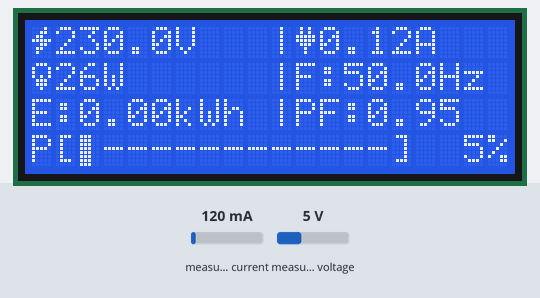
Recording of a sketch running on a simulated ESP32. On the bench: 20×4 character LCD. The inputs (shaded band) are chosen by the test bench; at power-on: measured current 120 mA, measured voltage 5 V. WiFi joins after 1.5 s; servers stay silent unless stated; uploads are accepted with an empty reply; what the sketch prints to the serial monitor is not drawn.

Above: at 4.3 s.
4.4 s: measured current set to 40 mA
At 5.1 s:
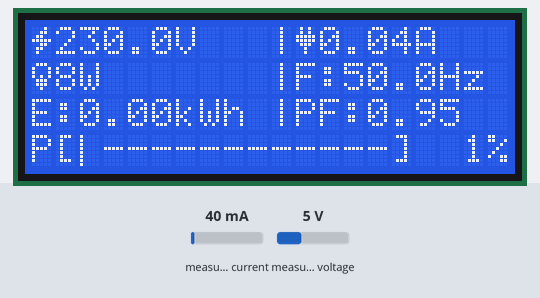
6.3 s: measured current set to 500 mA
At 7.7 s:
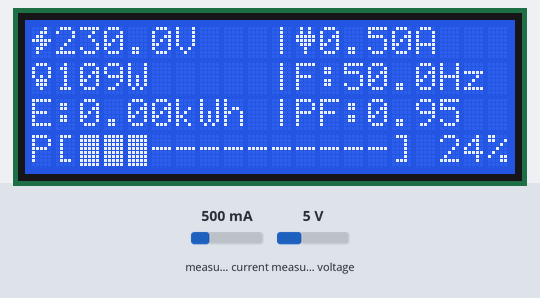
8.4 s: measured voltage set to 11.2 V
At 10.1 s:
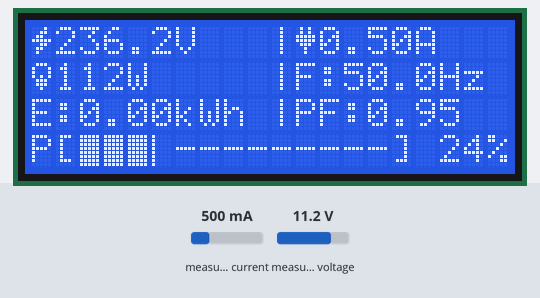
10.4 s: measured current set to 1000 mA
At 11.4 s:
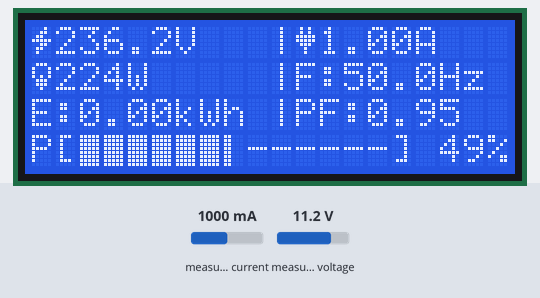
12.5 s: measured voltage set to 0.3 V
At 14.0 s:
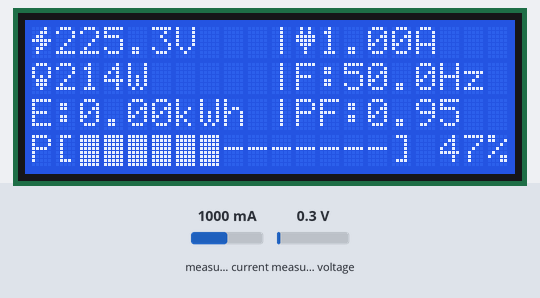
14.7 s: measured voltage set to 3.8 V
At 16.6 s:
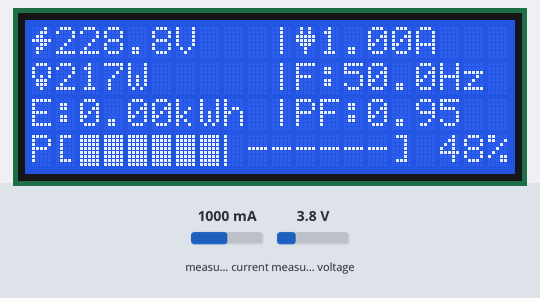
Timing chart, 0 to 17.9 s (numbered marks = the images above; inputs shaded):
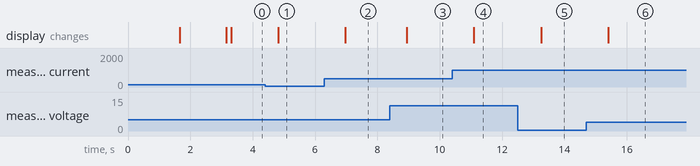

The sketch:

PZEM-Program.ino
```cpp
#include <Wire.h>
#include <LiquidCrystal_I2C.h>
#include <PZEM004Tv30.h>
#include <WiFi.h>
#include <HTTPClient.h>
#include <ArduinoJson.h>

// --- KONFIGURASI WIFI & API ---
const char* ssid = "TierKun_IoT";
const char* password = "Tier010707";
const char* serverUrl = "http://192.168.100.149:2055/api/device/pzem/data"; // Ganti dengan URL API Anda
const char* deviceId = ""; // UUID Device Anda

// --- KONFIGURASI PIN & SENSOR ---
#define PZEM_RX_PIN 16
#define PZEM_TX_PIN 17
PZEM004Tv30 pzem(Serial2, PZEM_RX_PIN, PZEM_TX_PIN);
LiquidCrystal_I2C lcd(0x27, 20, 4);

// --- DEFINISI CUSTOM CHARACTER (Limit 8) ---
byte iconVolt[8]   = {B00010, B00110, B01100, B11111, B00110, B01100, B01000, B00000};
byte iconAmp[8]    = {B01010, B01010, B11111, B11111, B01110, B00100, B00100, B00000};
byte iconWatt[8]   = {B01110, B10001, B10001, B10101, B01110, B01110, B00100, B00000};

// Sub-pixel Progress Bar (Irisan vertikal 1-4)
byte bar1[8] = {B10000, B10000, B10000, B10000, B10000, B10000, B10000, B10000};
byte bar2[8] = {B11000, B11000, B11000, B11000, B11000, B11000, B11000, B11000};
byte bar3[8] = {B11100, B11100, B11100, B11100, B11100, B11100, B11100, B11100};
byte bar4[8] = {B11110, B11110, B11110, B11110, B11110, B11110, B11110, B11110};

unsigned long lastSendTime = 0;
const unsigned long sendInterval = 2000; // Kirim data tiap 5 detik

void setup() {
  Serial.begin(115200);
  lcd.init();
  lcd.backlight();

  // Daftarkan Karakter (Max 8 slot: 0-7)
  lcd.createChar(0, iconVolt);
  lcd.createChar(1, iconAmp);
  lcd.createChar(2, iconWatt);
  lcd.createChar(3, bar1);
  lcd.createChar(4, bar2);
  lcd.createChar(5, bar3);
  lcd.createChar(6, bar4);
  // Slot 7 kosong atau bisa untuk ikon lain, Blok penuh pakai 255 bawaan LCD

  lcd.setCursor(0, 0); lcd.print("Connecting WiFi...");
  WiFi.begin(ssid, password);
  while (WiFi.status() != WL_CONNECTED) {
    delay(500);
    Serial.print(".");
  }

  lcd.clear();
  lcd.setCursor(0, 1); lcd.print("   SYSTEM READY   ");
  delay(1500);
  lcd.clear();
}

void printAt(int col, int row, String text, int width) {
  lcd.setCursor(col, row);
  lcd.print(text);
  for(int i = text.length(); i < width; i++) {
    lcd.print(" ");
  }
}

// Fungsi Progress Bar Detail (Per 2% untuk 10 bar/50 step)
void drawDetailedBar(int row, int colStart, int totalWidth, float percentage) {
  lcd.setCursor(colStart, row);
  lcd.print("[");

  int totalPixels = totalWidth * 5;
  int pixelsToDraw = (percentage / 100.0) * totalPixels;

  for (int i = 0; i < totalWidth; i++) {
    int currentBlockPixels = pixelsToDraw - (i * 5);

    if (currentBlockPixels >= 5) {
      lcd.write(255); // Blok Penuh
    } else if (currentBlockPixels == 4) {
      lcd.write(6);   // 4 baris pixel
    } else if (currentBlockPixels == 3) {
      lcd.write(5);   // 3 baris pixel
    } else if (currentBlockPixels == 2) {
      lcd.write(4);   // 2 baris pixel
    } else if (currentBlockPixels == 1) {
      lcd.write(3);   // 1 baris pixel
    } else {
      lcd.print("-"); // Area kosong
    }
  }
  lcd.print("]");
}

// --- OFFLINE QUEUE SYSTEM FOR PZEM TELEMETRY ---
struct PzemDataRecord {
  float v;
  float a;
  float p;
  float e;
  float f;
  float pf;
};

#define MAX_OFFLINE_BUFFER 60 // Kapasitas antrean simpan offline (hingga 60 record)
PzemDataRecord offlineBuffer[MAX_OFFLINE_BUFFER];
int offlineBufferHead = 0;
int offlineBufferTail = 0;
int offlineBufferCount = 0;

void enqueueOfflineData(float v, float a, float p, float e, float f, float pf) {
  if (offlineBufferCount < MAX_OFFLINE_BUFFER) {
    offlineBuffer[offlineBufferTail] = {v, a, p, e, f, pf};
    offlineBufferTail = (offlineBufferTail + 1) % MAX_OFFLINE_BUFFER;
    offlineBufferCount++;
    Serial.printf("[OFFLINE QUEUE] Server tidak terjangkau. Data disimpan di buffer ESP32 (%d/%d)\n", offlineBufferCount, MAX_OFFLINE_BUFFER);
  } else {
    // Buffer penuh -> menimpa data paling lama
    offlineBuffer[offlineBufferTail] = {v, a, p, e, f, pf};
    offlineBufferHead = (offlineBufferHead + 1) % MAX_OFFLINE_BUFFER;
    offlineBufferTail = (offlineBufferTail + 1) % MAX_OFFLINE_BUFFER;
    Serial.println("[OFFLINE QUEUE] Buffer penuh! Menimpa data terlama.");
  }
}

bool sendSingleRecord(float v, float a, float p, float e, float f, float pf) {
  if (WiFi.status() != WL_CONNECTED) return false;

  HTTPClient http;
  http.begin(serverUrl);
  http.addHeader("Content-Type", "application/json");
  http.setTimeout(2000); // 2 detik timeout

  StaticJsonDocument<256> doc;
  doc["deviceId"] = deviceId;
  doc["voltage"]  = v;
  doc["current"]  = a;
  doc["power"]    = p;
  doc["energy"]   = e;
  doc["frequency"] = f;
  doc["pf"]       = pf;

  String jsonStr;
  serializeJson(doc, jsonStr);

  int httpResponseCode = http.POST(jsonStr);
  bool success = false;

  if (httpResponseCode >= 200 && httpResponseCode < 300) {
    success = true;
    String response = http.getString();
    StaticJsonDocument<128> resDoc;
    deserializeJson(resDoc, response);
    if (String(resDoc["command"]) == "RESET_ENERGY") {
      pzem.resetEnergy();
      Serial.println("Energy Reset via API!");
    }
  } else {
    Serial.printf("[HTTP ERROR] Failed to send PZEM data. Code: %d\n", httpResponseCode);
  }
  http.end();
  return success;
}

void processOfflineQueue() {
  if (offlineBufferCount == 0 || WiFi.status() != WL_CONNECTED) return;

  Serial.printf("[OFFLINE QUEUE] Mengirim %d data offline yang tersimpan ke server...\n", offlineBufferCount);

  int sentCount = 0;
  while (offlineBufferCount > 0 && WiFi.status() == WL_CONNECTED) {
    PzemDataRecord rec = offlineBuffer[offlineBufferHead];
    bool ok = sendSingleRecord(rec.v, rec.a, rec.p, rec.e, rec.f, rec.pf);

    if (ok) {
      offlineBufferHead = (offlineBufferHead + 1) % MAX_OFFLINE_BUFFER;
      offlineBufferCount--;
      sentCount++;
      delay(50); // Jeda singkat antar request
    } else {
      Serial.println("[OFFLINE QUEUE] Gagal mengirim data antrean. Koneksi terputus kembali.");
      break;
    }
  }

  if (sentCount > 0) {
    Serial.printf("[OFFLINE QUEUE] Sukses mengirim %d data offline ke server. (Sisa antrean: %d)\n", sentCount, offlineBufferCount);
  }
}

void sendDataToServer(float v, float a, float p, float e, float f, float pf) {
  // 1. Jika terhubung & ada antrean data offline, flush data offline terlebih dahulu
  if (WiFi.status() == WL_CONNECTED && offlineBufferCount > 0) {
    processOfflineQueue();
  }

  // 2. Kirim data terkini
  bool success = sendSingleRecord(v, a, p, e, f, pf);

  // 3. Jika gagal kirim (koneksi terputus/server down), simpan di antrean offline
  if (!success) {
    enqueueOfflineData(v, a, p, e, f, pf);
  }
}


void loop() {
  float voltage   = pzem.voltage();
  float current   = pzem.current();
  float power     = pzem.power();
  float energy    = pzem.energy();
  float frequency = pzem.frequency();
  float pf        = pzem.pf();

  static float lastValidEnergy = 0.0;
  if (!isnan(energy) && energy >= 0) {
    lastValidEnergy = energy;
  }

  bool isError = isnan(voltage);

  if (isError) {
    voltage   = 0.0;
    current   = 0.0;
    power     = 0.0;
    frequency = 0.0;
    pf        = 0.0;
    energy    = lastValidEnergy;

    lcd.setCursor(0, 0); lcd.print("- SENSOR OFF / 0V  -");
    lcd.setCursor(0, 1); lcd.print("V: 0.0V  | P: 0W    ");
    lcd.setCursor(0, 2); lcd.print("E:"); printAt(2, 2, String(energy, 2) + "kWh", 8);
    lcd.setCursor(10, 2); lcd.print("| OFF");
    lcd.setCursor(0, 3); lcd.print("P[              ] 0%");
  } else {
    // BARIS 1: Tegangan & Arus
    lcd.setCursor(0, 0); lcd.write(0); // Ikon Volt
    printAt(1, 0, String(voltage, 1) + "V", 9);
    lcd.setCursor(10, 0); lcd.print("|");
    lcd.setCursor(11, 0); lcd.write(1); // Ikon Amp
    printAt(12, 0, String(current, 2) + "A", 8);

    // BARIS 2: Daya & Frekuensi
    lcd.setCursor(0, 1); lcd.write(2); // Ikon Watt
    printAt(1, 1, String((int)power) + "W", 9);
    lcd.setCursor(10, 1); lcd.print("|");
    lcd.setCursor(11, 1); lcd.print("F:");
    printAt(13, 1, String(frequency, 1) + "Hz", 7);

    // BARIS 3: Energi & PF
    lcd.setCursor(0, 2); lcd.print("E:");
    printAt(2, 2, String(energy, 2) + "kWh", 8);
    lcd.setCursor(10, 2); lcd.print("|");
    lcd.setCursor(11, 2); lcd.print("PF:");
    printAt(14, 2, String(pf, 2), 6);

    // BARIS 4: Detailed Progress Bar
    float maxPower = 450.0; // Limit daya rumah/alat
    float percent = (power / maxPower) * 100.0;
    percent = constrain(percent, 0, 100);

    lcd.setCursor(0, 3);
    lcd.print("P");
    drawDetailedBar(3, 1, 13, percent); // Menggunakan 13 kolom untuk bar

    // Cetak Persentase Rata Kanan
    char pctBuf[6];
    snprintf(pctBuf, sizeof(pctBuf), "%3d%%", (int)percent);
    lcd.setCursor(16, 3);
    lcd.print(pctBuf);
  }

  // Kirim API secara non-blocking SELALU (bahkan saat 0V / sensor error / mati listrik)
  if (millis() - lastSendTime > sendInterval) {
    Serial.printf("[DEBUG PZEM] V: %.1f V | A: %.3f A | W: %.1f W | E: %.3f kWh | F: %.1f Hz | PF: %.2f\n",
                  voltage, current, power, energy, frequency, pf);
    sendDataToServer(voltage, current, power, energy, frequency, pf);
    lastSendTime = millis();
  }

  delay(500);
}
```

Measured:
- after the input at 4.4 s, the display: changes after 0.42 s (image 1)
- after the input at 6.3 s, the display: changes after 0.68 s (image 2)
- after the input at 8.4 s, the display: changes after 0.54 s (image 3)
- after the input at 10.4 s, the display: changes after 0.69 s (image 4)
- after the input at 12.5 s, the display: changes after 0.75 s (image 5)
- after the input at 14.7 s, the display: changes after 0.71 s (image 6)
